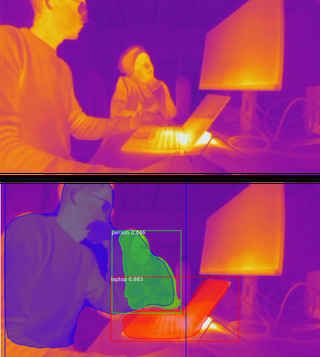
#> input picture test_img.png, 320 x 357 px
$ python filter_test.py
#> lines starting #> are read from the running program, lines starting #| are printed output that depends on the picture
import numpy as np
import cv2 as cv
from matplotlib import pyplot as plt
import openpyxl
from openpyxl import Workbook


def colour_change(image):
    """
    The function takes an image as input and returns a modified image
    The function increases the intensity of the red,green,blue channels by factor

    Parameters:
    image (numpy.ndarray): The image to modify

    Returns:
    numpy.ndarray: The modified image
    """
    # Split the image into its individual color channels
    r, g, b = cv.split(image)

    # Increase the intensity of the red channel by factor
    r = cv.convertScaleAbs(r, alpha=0.5, beta=0)

    # Increase the intensity of the green channel by factor
    g = cv.convertScaleAbs(g, alpha=5, beta=0)

    # Decrease the intensity of the blue channel by factor
    b = cv.convertScaleAbs(b, alpha=10, beta=0)

    # Merge the color channels back together
    modified_image = cv.merge((r, g, b))
    return modified_image


def draw_coordinates(event, x, y, flags, param):
    """
    Display the coordinates of the mouse cursor on the image
    Display the RGB values of the pixel at the cursor position
    Display the image with the coordinates and pixel values on the top right corner

    Args:
        event (_type_): The type of mouse event (e.g., cv.EVENT_MOUSEMOVE)
        x (int): The current x-coordinate of the mouse cursor
        y (int): The current y-coordinate of the mouse cursor
        flags (int): Additional flags for the mouse event
        param (image): The image to display the coordinates on
    """
    if event == cv.EVENT_MOUSEMOVE:
        # Copy the original image so we don't draw on it permanently
        img = param.copy()

        b, g, r = img[y, x]

        # Draw the coordinates on the image
        cv.putText(img, f"X: {x}, Y: {y}, R: {r}, G: {g}, B: {b}",(10, 30), cv.FONT_HERSHEY_SIMPLEX, 1, (0, 255, 0), 2)

        # Display the image
        cv.imshow("Original Image vs Gaussian Blur", img)

original_image = cv.imread("test_img.png")
#> original_image is the input picture: shape (357, 320, 3); mean B, G, R 115.2, 55.7, 157.7
original_image = cv.cvtColor(original_image, cv.COLOR_BGR2RGB)
height = original_image.shape[0]
#> height = 357
bottom_half = original_image[height//2:,:]
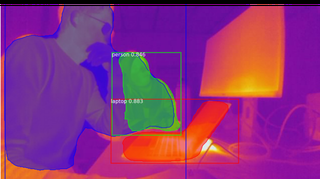
#> bottom_half: shape (179, 320, 3); mean R, G, B 139.6, 49.8, 125.1
resize_image = cv.resize(bottom_half, (3000, 920))
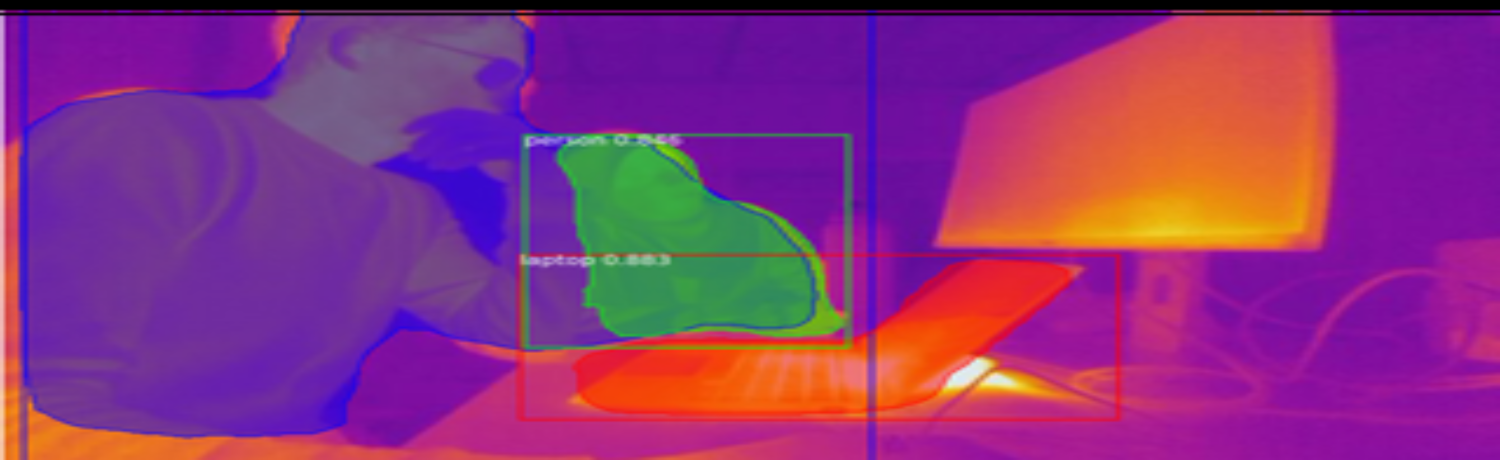
#> resize_image: shape (920, 3000, 3) (shown at 1/2 size); mean R, G, B 139.5, 49.6, 125


image = colour_change(resize_image)
#> in colour_change, `r, g, b = cv.split(image)`:
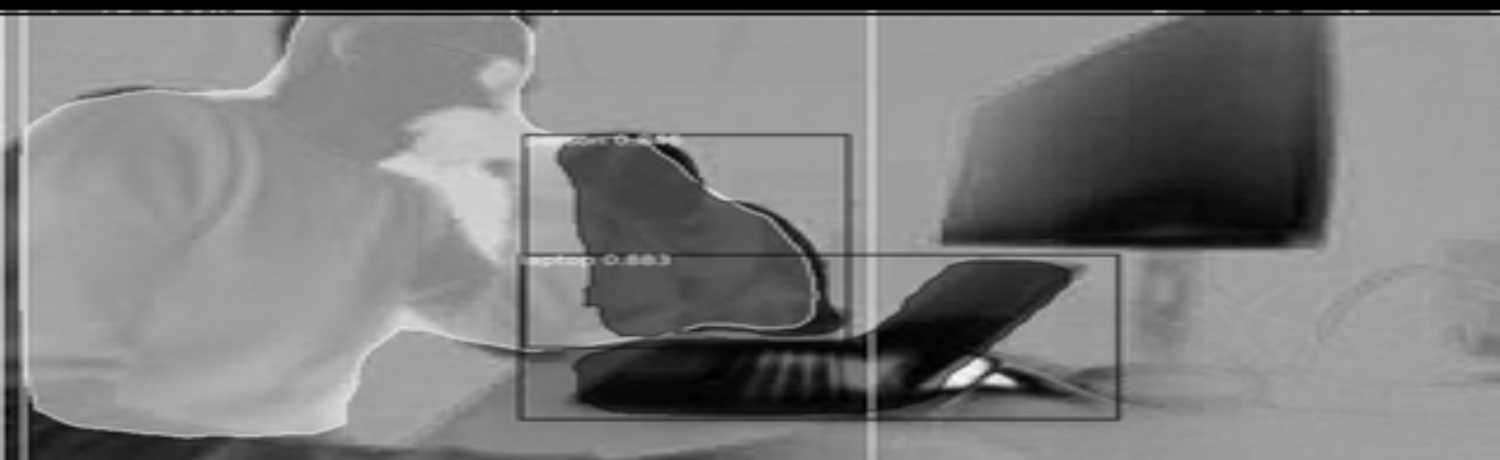
#> b: shape (920, 3000) (shown at 1/2 size); min 0, max 250, mean 125
#> in colour_change, `r = cv.convertScaleAbs(r, alpha=0.5, beta=0)`:
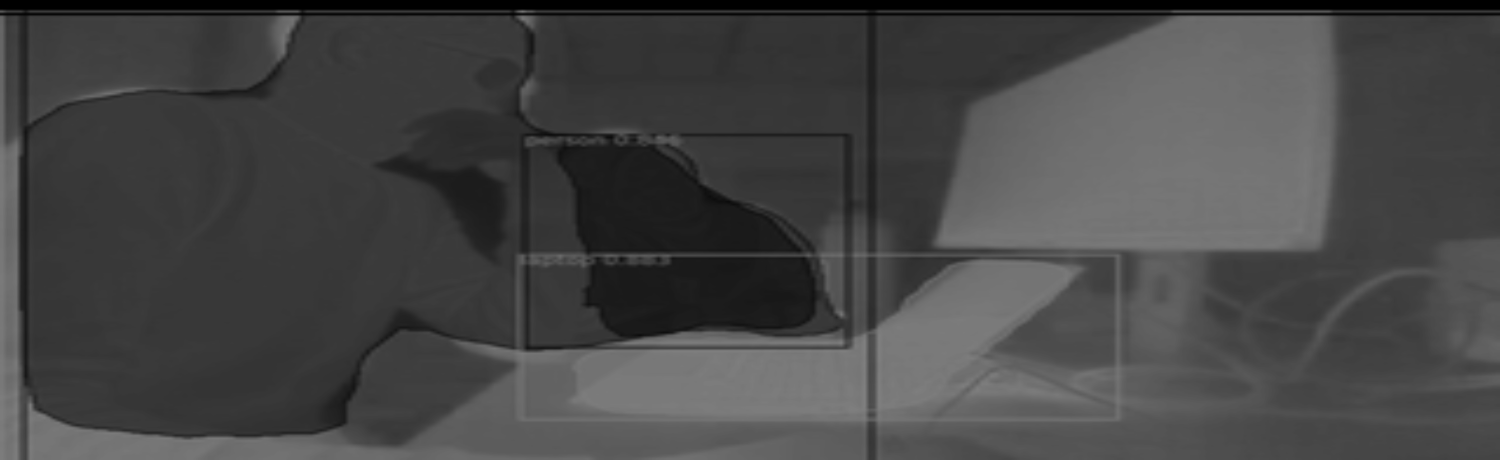
#> r: shape (920, 3000) (shown at 1/2 size); min 0, max 128, mean 69.8
#> in colour_change, `g = cv.convertScaleAbs(g, alpha=5, beta=0)`:
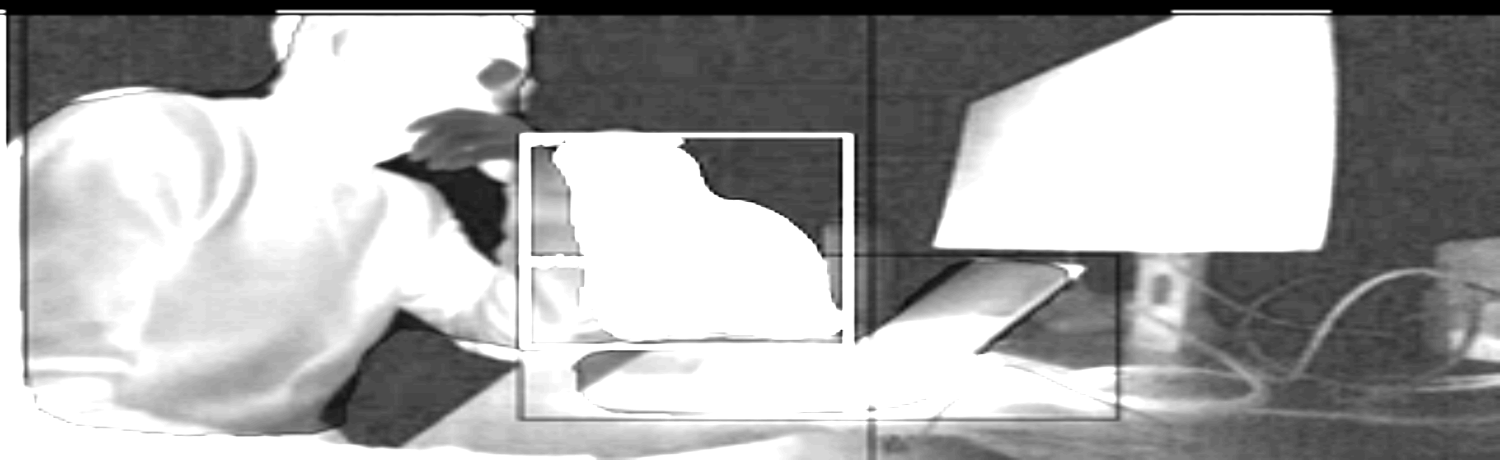
#> g: shape (920, 3000) (shown at 1/2 size); min 0, max 255, mean 168.5
#> in colour_change, `b = cv.convertScaleAbs(b, alpha=10, beta=0)`:
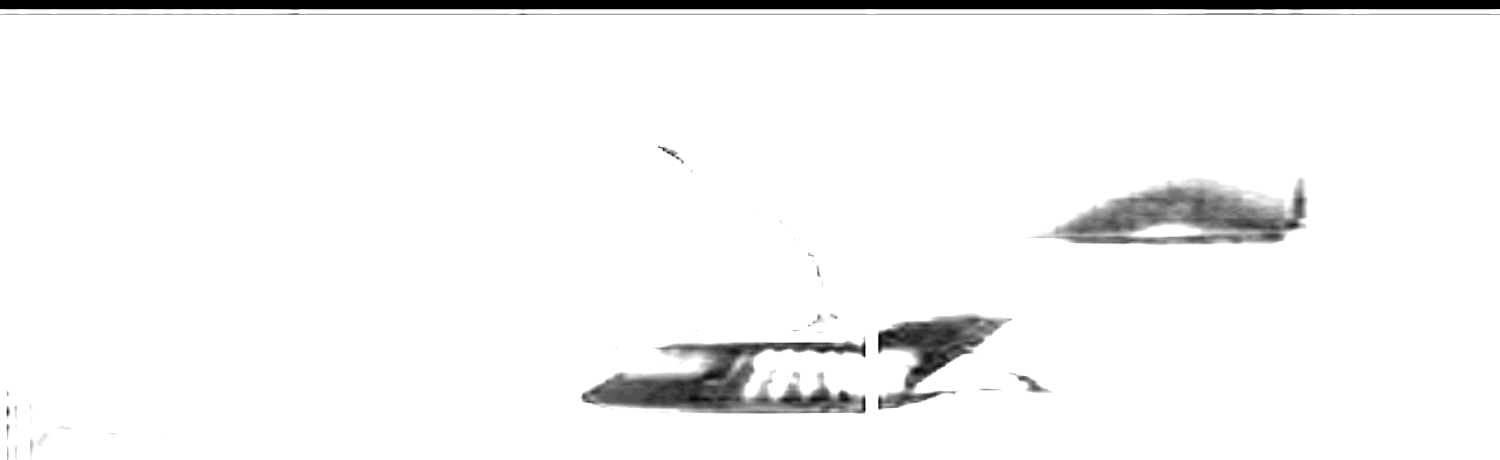
#> b: shape (920, 3000) (shown at 1/2 size); min 0, max 255, mean 243.9
#> in colour_change, `modified_image = cv.merge((r, g, b))`:
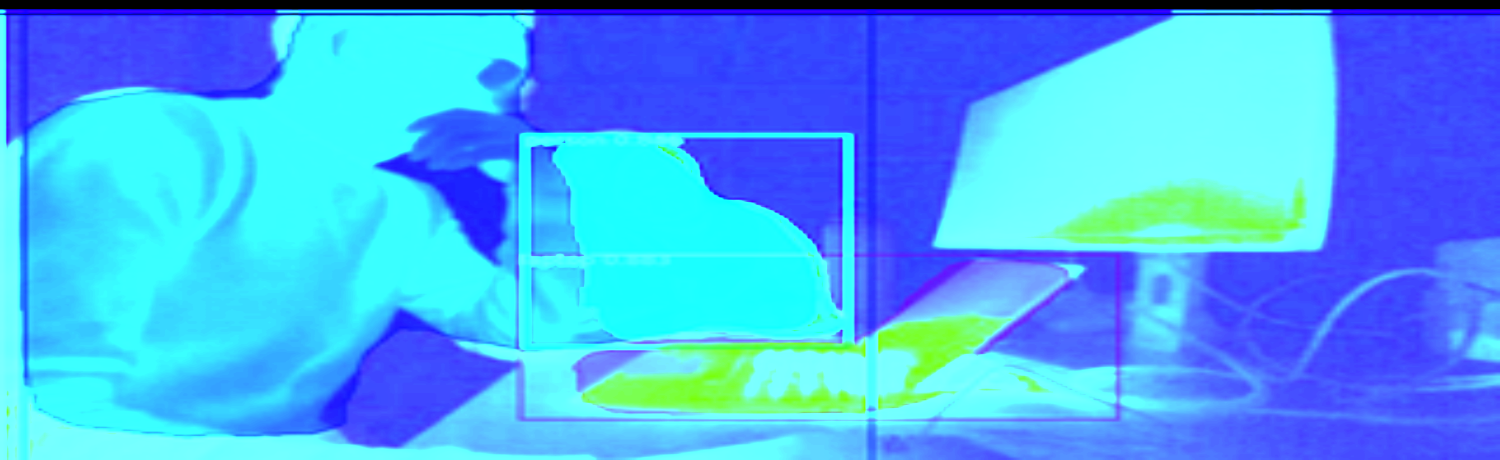
#> modified_image: shape (920, 3000, 3) (shown at 1/2 size); mean R, G, B 69.8, 168.5, 243.9

image = cv.cvtColor(image, cv.COLOR_RGB2BGR)
cv.imshow("Original Image vs Gaussian Blur", image)
# Set the mouse callback function to the draw_coordinates function
cv.setMouseCallback("Original Image vs Gaussian Blur", draw_coordinates, param=image)
while True:
    if cv.waitKey(1) & 0xFF == ord('q'):
#> (key q is pressed here)
        break

$ run again, with 0frame.jpg saved as test_img.png
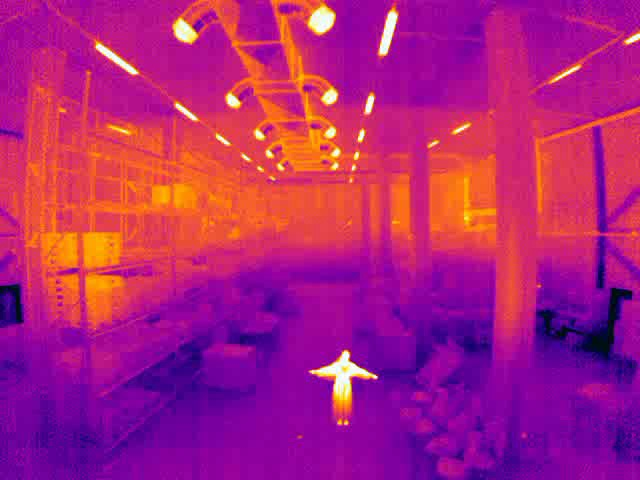
#> input picture 0frame.jpg, 640 x 480 px
#> original_image is the input picture: shape (480, 640, 3); mean B, G, R 123, 32.4, 173.2
#> in colour_change, `b = cv.convertScaleAbs(b, alpha=10, beta=0)`:
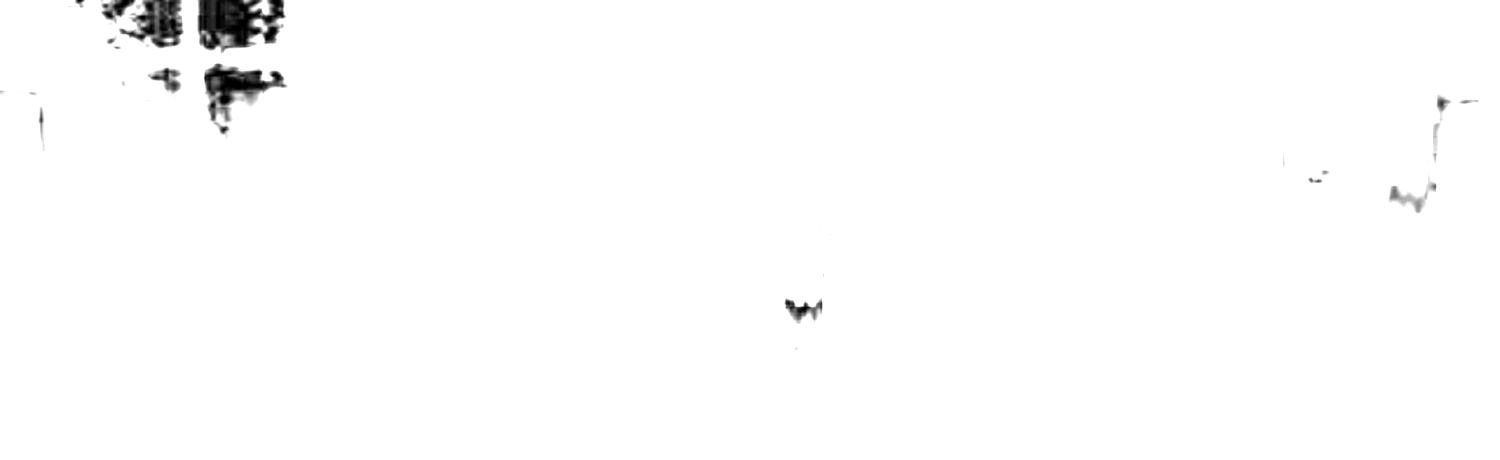
#> b: shape (920, 3000) (shown at 1/2 size); min 0, max 255, mean 252.4
#> in colour_change, `modified_image = cv.merge((r, g, b))`:
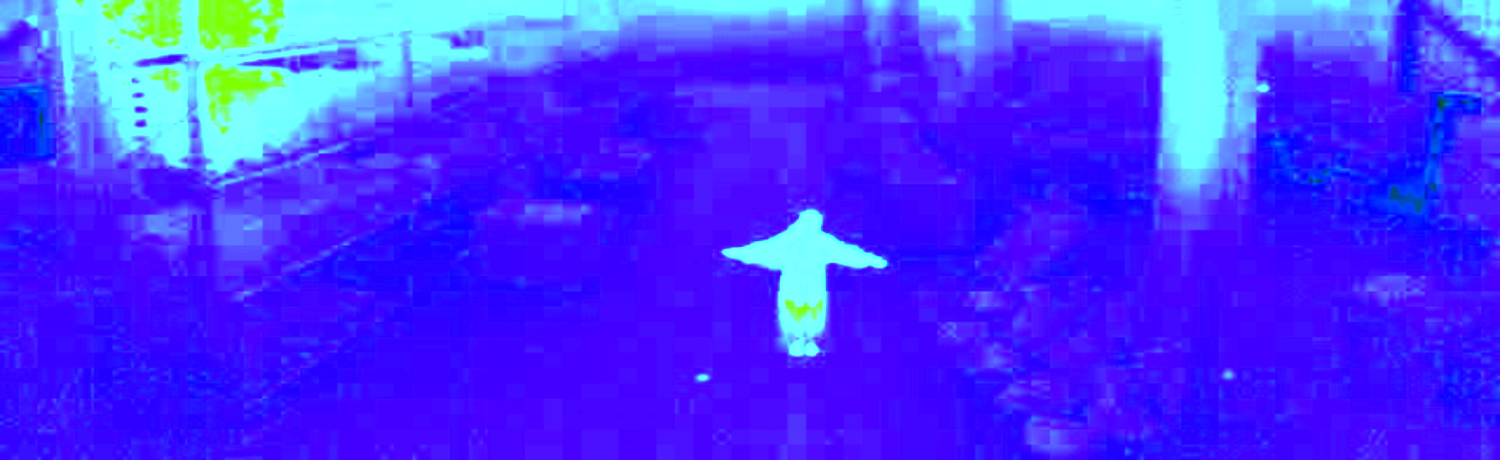
#> modified_image: shape (920, 3000, 3) (shown at 1/2 size); mean R, G, B 70.3, 50, 252.4

$ run again, with 101_frame.jpg saved as test_img.png
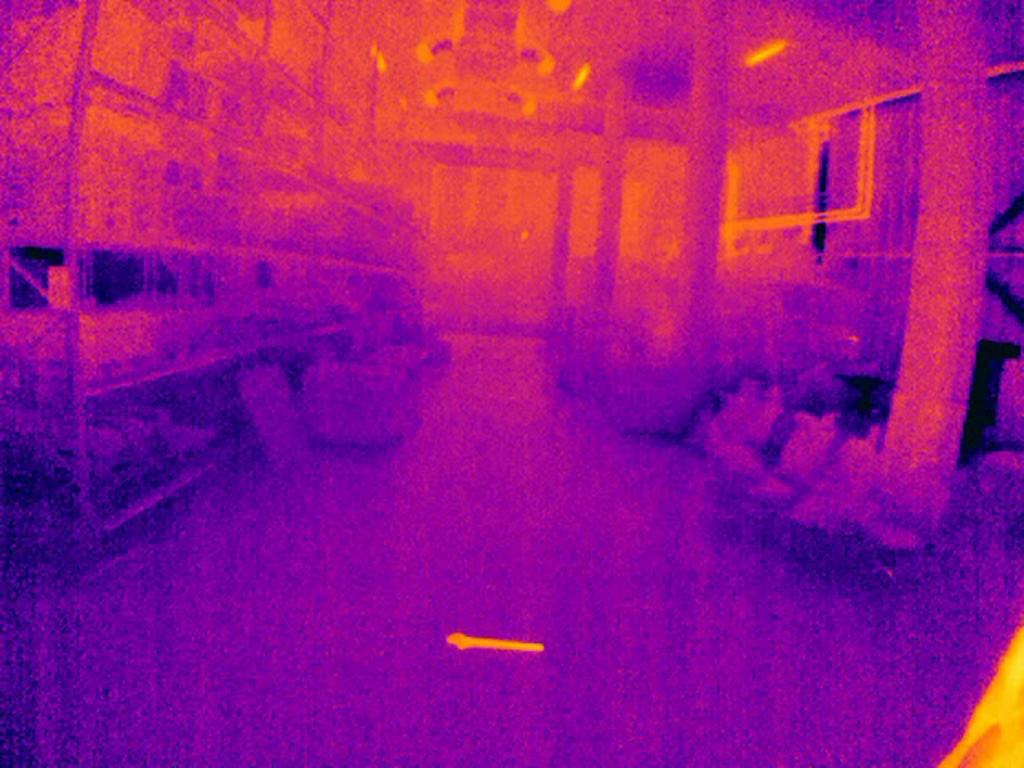
#> input picture 101_frame.jpg, 1024 x 768 px
#> original_image is the input picture: shape (768, 1024, 3); mean B, G, R 131.8, 20.4, 152.4
#> in colour_change, `b = cv.convertScaleAbs(b, alpha=10, beta=0)`:
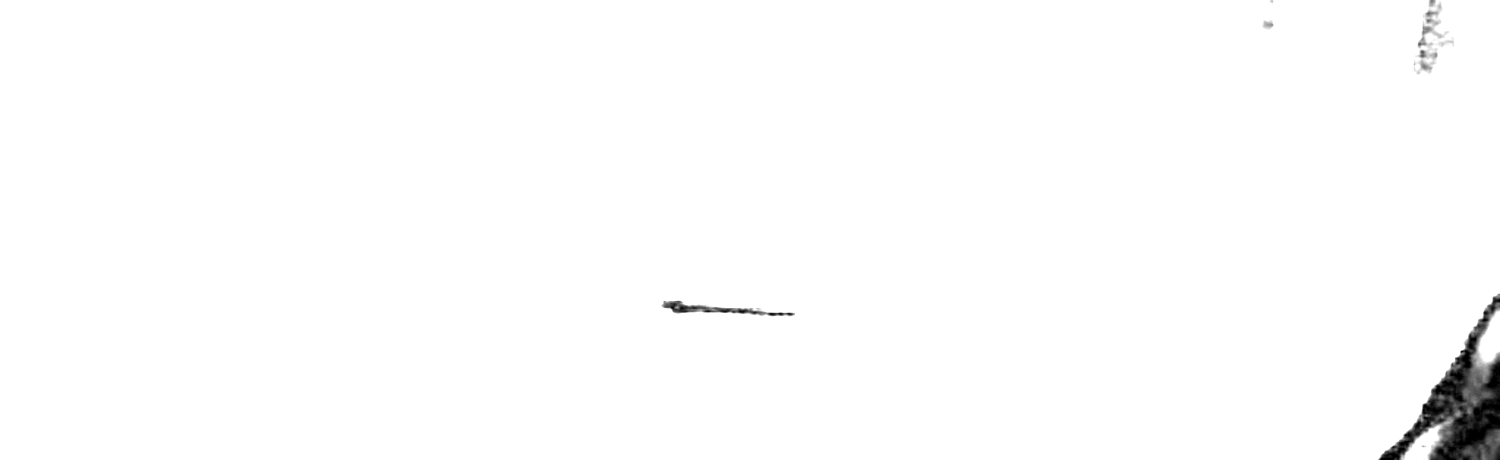
#> b: shape (920, 3000) (shown at 1/2 size); min 0, max 255, mean 252.4
#> in colour_change, `modified_image = cv.merge((r, g, b))`:
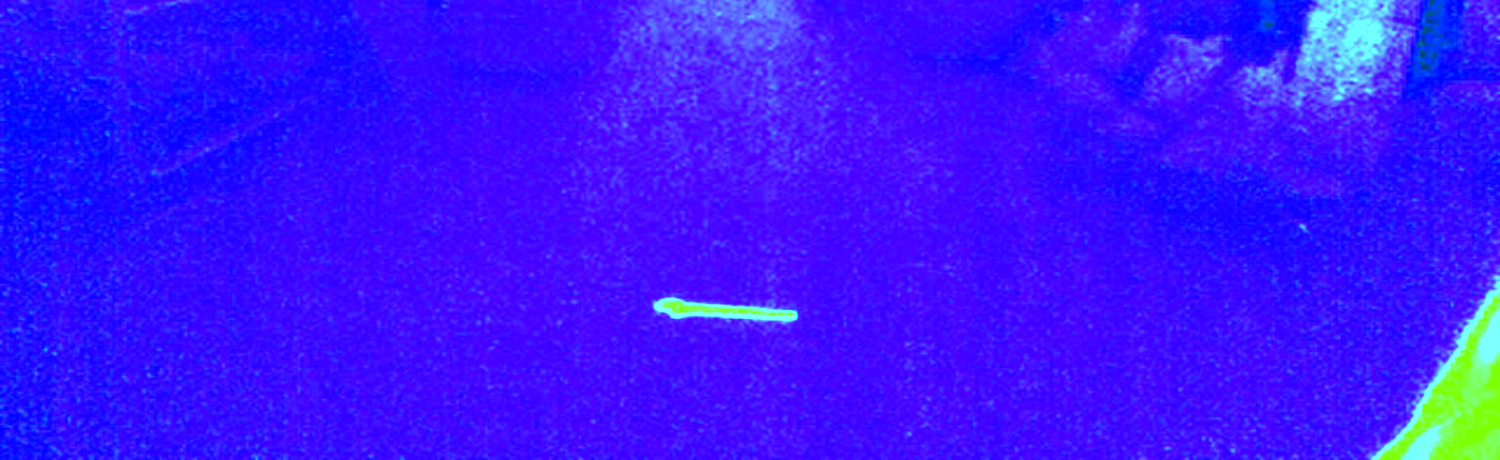
#> modified_image: shape (920, 3000, 3) (shown at 1/2 size); mean R, G, B 59.1, 21.2, 252.4
